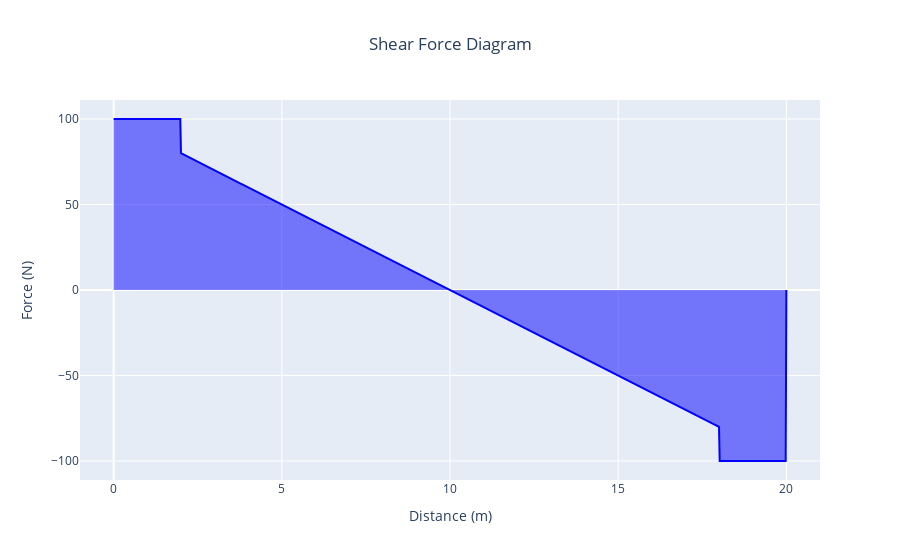
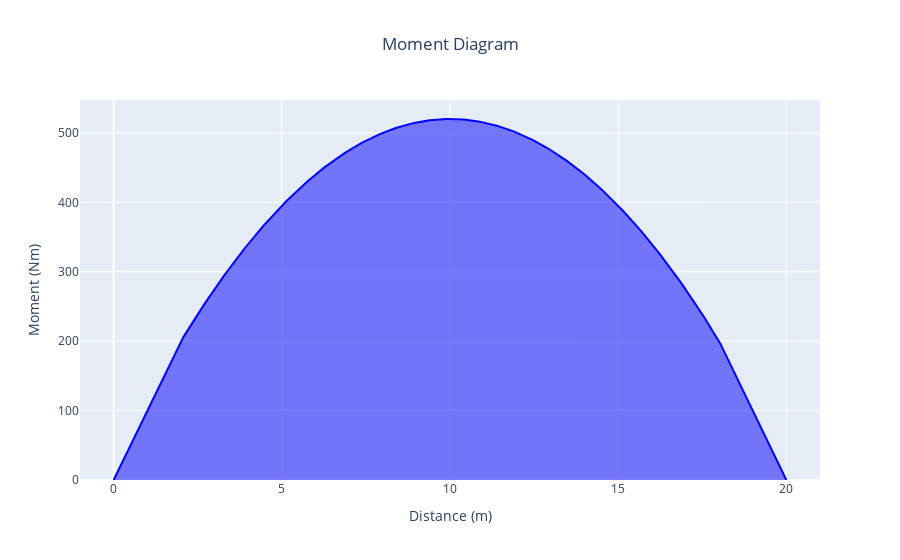

Write notebook code for charts like these, in order.
### Markdown cell above
#### There's also an example supported beam provided as supported_beam_example.toml

### Code cell
from BeamSolver import read_properties

#read_properties allows you to use a config_file to create the beam
beam = read_properties('supported_beam_example.toml')
beam.diagrams()

### Figure 1 — Plotly figure (JSON) as saved in the notebook; plotly's stock layout.template omitted (floating-point values rounded to 4 significant figures; data arrays with more than 128 entries replaced by an {"elided": "..."} marker saying what was removed)
{"data": [{"fill": "tozeroy", "fillcolor": "light blue", "line": {"color": "blue"}, "mode": "lines", "name": "Shear Force", "type": "scatter", "x": {"elided": "1000 float values"}, "y": {"elided": "1000 float values"}}], "layout": {"title": {"text": "Shear Force Diagram", "x": 0.5}, "xaxis": {"range": [-1, 21], "title": {"text": "Distance (m)"}}, "yaxis": {"title": {"text": "Force (N)"}}}}

### Figure 2 — Plotly figure (JSON) as saved in the notebook; plotly's stock layout.template omitted (floating-point values rounded to 4 significant figures; data arrays with more than 128 entries replaced by an {"elided": "..."} marker saying what was removed)
{"data": [{"fill": "tozeroy", "fillcolor": "light blue", "line": {"color": "blue"}, "mode": "lines", "name": "Shear Force", "type": "scatter", "x": {"elided": "1000 float values"}, "y": {"elided": "1000 float values"}}], "layout": {"title": {"text": "Moment Diagram", "x": 0.5}, "xaxis": {"range": [-1, 21], "title": {"text": "Distance (m)"}}, "yaxis": {"title": {"text": "Moment (Nm)"}}}}
